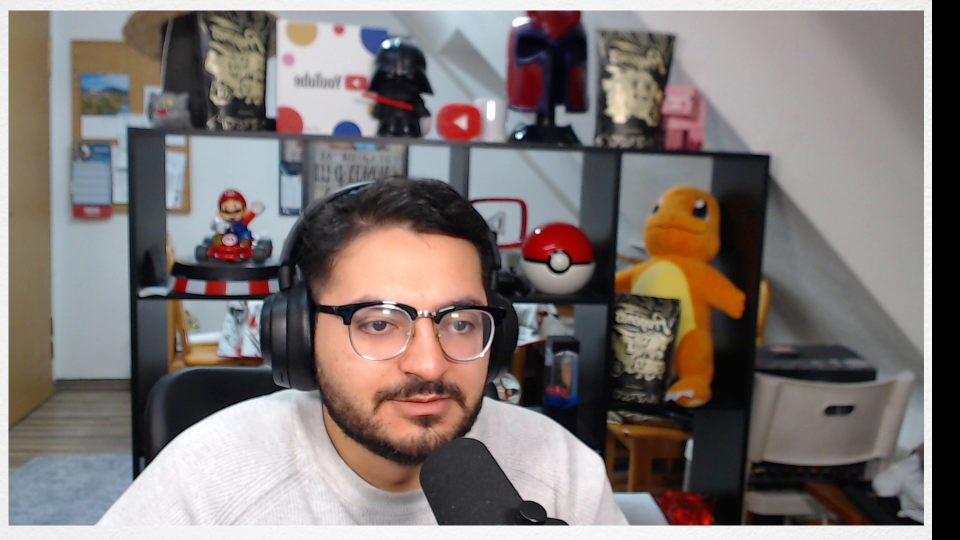
#> input picture reports/left.png, 1920 x 1080 px (shown at 1/2 size)
$ python -i motion_analyzer.py   (imports and definitions only)
#> lines starting #> are read from the running program, lines starting #| are printed output that depends on the picture
from __future__ import annotations

from pathlib import Path
from typing import Any

from models.motion_analysis import (
    CLASSIFICATION_DEAD_VISUAL_CANDIDATE,
    CLASSIFICATION_HIGH_MOTION,
    CLASSIFICATION_LOW_MOTION,
    CLASSIFICATION_MEDIUM_MOTION,
    CLASSIFICATION_STATIC,
    MotionAnalysisResult,
    MotionPoint,
    MotionSegment,
    RECOMMENDATION_NONE,
    RECOMMENDATION_REVIEW,
    RECOMMENDATION_REVIEW_OR_TRIM_DEAD_VISUAL,
    STATUS_COMPLETED_WITH_WARNINGS,
    STATUS_FAILED,
    STATUS_OK,
    STATUS_SKIPPED_NO_VIDEO_SOURCE,
)


def _clamp_score(value: float) -> float:
    return max(0.0, min(1.0, float(value)))


# [316 lines left out: functions classify_motion_score, build_motion_points, _is_low_or_static, _segment_classification_for_points, _segment_recommendation, _same_segment_family and 4 more, not called in this run]


def analyze_motion(
    input_path: str,
    frame_sample_rate: float = 2.0,
    low_motion_threshold: float = 0.08,
    high_motion_threshold: float = 0.35,
    dead_visual_min_duration_seconds: float = 3.0,
    resize_width: int = 160,
    resize_height: int = 90,
) -> MotionAnalysisResult:
#> called with input_path = '../reports/left.png', frame_sample_rate = 2, low_motion_threshold = 0.08, high_motion_threshold = 0.35, dead_visual_min_duration_seconds = 3, resize_width = 160, resize_height = 90
    path = Path(input_path)

    if not input_path or not path.exists() or not path.is_file():
        return _build_result(
            status=STATUS_SKIPPED_NO_VIDEO_SOURCE,
            input_path=input_path,
            frame_sample_rate=frame_sample_rate,
            warnings=["input_video_missing"],
        )

    try:
        import cv2
        import numpy as np
    except Exception as exc:
        return _build_result(
            status=STATUS_FAILED,
            input_path=str(path),
            frame_sample_rate=frame_sample_rate,
            errors=[f"opencv_or_numpy_unavailable: {exc}"],
        )

    cap = None

    try:
        cap = cv2.VideoCapture(str(path))

        if not cap.isOpened():
            return _build_result(
                status=STATUS_FAILED,
                input_path=str(path),
                frame_sample_rate=frame_sample_rate,
                errors=["video_capture_not_opened"],
            )

        fps = float(cap.get(cv2.CAP_PROP_FPS) or 0.0)
        frame_count = int(cap.get(cv2.CAP_PROP_FRAME_COUNT) or 0)

        if fps <= 0:
            fps = 30.0

        safe_sample_rate = frame_sample_rate if frame_sample_rate > 0 else 2.0
        sample_every_frames = max(1, int(round(fps / safe_sample_rate)))

        duration_seconds = None
        if frame_count > 0 and fps > 0:
            duration_seconds = frame_count / fps

        raw_motion_values: list[float] = []
        frame_indices: list[int | None] = []

        previous_gray = None
        frame_index = 0

        while True:
            if frame_index % sample_every_frames != 0:
                ok = cap.grab()
                if not ok:
                    break
                frame_index += 1
                continue

            ok, frame = cap.read()
#> frame is the input picture: shape (1080, 1920, 3); mean B, G, R 115.9, 118.5, 127.2
            if not ok:
                break

            resized = cv2.resize(frame, (resize_width, resize_height))
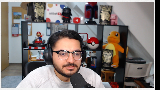
#> resized: shape (90, 160, 3); mean B, G, R 114.9, 117.5, 126.3
            gray = cv2.cvtColor(resized, cv2.COLOR_BGR2GRAY)
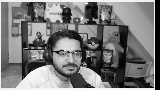
#> gray: shape (90, 160); min 0, max 253, mean 119.8

            if previous_gray is None:
                raw_motion_values.append(0.0)
                frame_indices.append(frame_index)
                previous_gray = gray
                frame_index += 1
                continue

            diff = cv2.absdiff(previous_gray, gray)
            raw_motion = float(np.mean(diff) / 255.0)
            raw_motion_values.append(raw_motion)
            frame_indices.append(frame_index)

            previous_gray = gray
            frame_index += 1

        if not raw_motion_values:
            return _build_result(
                status=STATUS_FAILED,
                input_path=str(path),
                duration_seconds=duration_seconds,
                frame_sample_rate=frame_sample_rate,
                errors=["no_frames_read"],
                metadata={
                    "fps": fps,
                    "frame_count": frame_count,
                },
            )

        points = build_motion_points(
            raw_motion_values=raw_motion_values,
            frame_sample_rate=frame_sample_rate,
            low_motion_threshold=low_motion_threshold,
            high_motion_threshold=high_motion_threshold,
            frame_indices=frame_indices,
        )
        segments = build_motion_segments(
            points=points,
            frame_sample_rate=frame_sample_rate,
            dead_visual_min_duration_seconds=dead_visual_min_duration_seconds,
        )

        status = STATUS_OK
        warnings: list[str] = []

        if len(points) < 2:
            status = STATUS_COMPLETED_WITH_WARNINGS
            warnings.append("not_enough_sampled_frames_for_motion_delta")

        return _build_result(
            status=status,
            input_path=str(path),
            points=points,
            segments=segments,
            duration_seconds=duration_seconds,
            frame_sample_rate=frame_sample_rate,
            warnings=warnings,
            metadata={
                "fps": fps,
                "frame_count": frame_count,
                "sample_every_frames": sample_every_frames,
                "resize_width": resize_width,
                "resize_height": resize_height,
            },
        )

    except Exception as exc:
        return _build_result(
            status=STATUS_FAILED,
            input_path=str(path),
            frame_sample_rate=frame_sample_rate,
            errors=[f"motion_analysis_failed: {exc}"],
        )

    finally:
        if cap is not None:
            cap.release()

>>> result = analyze_motion('../reports/left.png')
